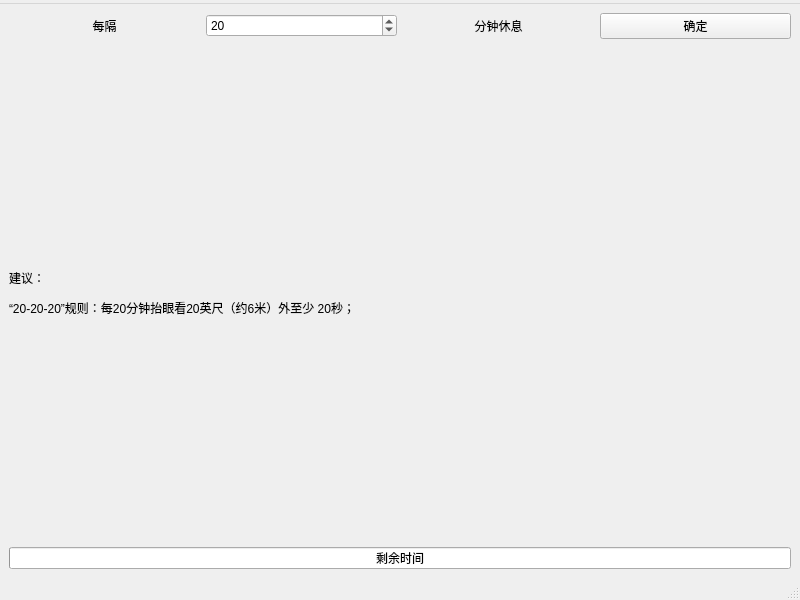
<?xml version="1.0" encoding="UTF-8"?>
<ui version="4.0">
 <class>EyeCareWindow</class>
 <widget class="QMainWindow" name="EyeCareWindow">
  <property name="geometry">
   <rect>
    <x>0</x>
    <y>0</y>
    <width>800</width>
    <height>600</height>
   </rect>
  </property>
  <property name="windowTitle">
   <string>EyeCareWindow</string>
  </property>
  <widget class="QWidget" name="centralwidget">
   <layout class="QVBoxLayout" name="verticalLayout_2">
    <item>
     <layout class="QVBoxLayout" name="verticalLayout">
      <item>
       <layout class="QHBoxLayout" name="horizontalLayout">
        <item>
         <widget class="QLabel" name="label_2">
          <property name="text">
           <string>每隔</string>
          </property>
          <property name="alignment">
           <set>Qt::AlignCenter</set>
          </property>
         </widget>
        </item>
        <item>
         <widget class="QSpinBox" name="spinBox">
          <property name="focusPolicy">
           <enum>Qt::ClickFocus</enum>
          </property>
          <property name="toolTip">
           <string>最短10分钟，最长720分钟</string>
          </property>
          <property name="minimum">
           <number>10</number>
          </property>
          <property name="maximum">
           <number>720</number>
          </property>
          <property name="value">
           <number>20</number>
          </property>
         </widget>
        </item>
        <item>
         <widget class="QLabel" name="label">
          <property name="text">
           <string>分钟休息</string>
          </property>
          <property name="alignment">
           <set>Qt::AlignCenter</set>
          </property>
         </widget>
        </item>
        <item>
         <widget class="QPushButton" name="pushButton">
          <property name="text">
           <string>确定</string>
          </property>
         </widget>
        </item>
       </layout>
      </item>
      <item>
       <widget class="QLabel" name="label_3">
        <property name="text">
         <string>&lt;html&gt;&lt;head/&gt;&lt;body&gt;&lt;p&gt;建议：&lt;/p&gt;&lt;p align=&quot;justify&quot;&gt;“20-20-20”规则：每20分钟抬眼看20英尺（约6米）外至少 20秒；&lt;/p&gt;&lt;/body&gt;&lt;/html&gt;</string>
        </property>
       </widget>
      </item>
     </layout>
    </item>
    <item>
     <widget class="QProgressBar" name="progressBar">
      <property name="value">
       <number>0</number>
      </property>
      <property name="alignment">
       <set>Qt::AlignCenter</set>
      </property>
      <property name="textVisible">
       <bool>true</bool>
      </property>
      <property name="textDirection">
       <enum>QProgressBar::TopToBottom</enum>
      </property>
      <property name="format">
       <string>剩余时间</string>
      </property>
     </widget>
    </item>
   </layout>
  </widget>
  <widget class="QMenuBar" name="menubar">
   <property name="geometry">
    <rect>
     <x>0</x>
     <y>0</y>
     <width>800</width>
     <height>26</height>
    </rect>
   </property>
   <widget class="QMenu" name="menu">
    <property name="title">
     <string/>
    </property>
   </widget>
   <addaction name="menu"/>
  </widget>
  <widget class="QStatusBar" name="statusbar"/>
 </widget>
 <resources/>
 <connections/>
</ui>
